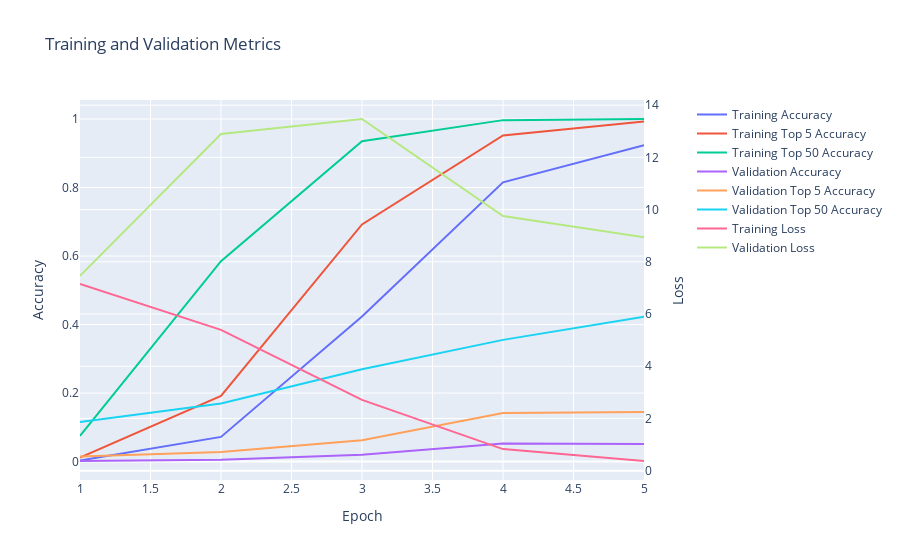

Notebook cell for this chart:
### Code cell
softmax_similarity_model.display_training_history()

### Figure 1 — Plotly figure (JSON) as saved in the notebook; plotly's stock layout.template omitted (floating-point values rounded to 4 significant figures)
{"data": [{"mode": "lines", "name": "Training Accuracy", "type": "scatter", "x": [1, 2, 3, 4, 5], "xaxis": "x", "y": [0.002877, 0.07193, 0.4238, 0.815, 0.9231, 0.9499], "yaxis": "y"}, {"mode": "lines", "name": "Training Top 5 Accuracy", "type": "scatter", "x": [1, 2, 3, 4, 5], "xaxis": "x", "y": [0.01151, 0.1915, 0.6921, 0.9519, 0.9926, 0.9967], "yaxis": "y"}, {"mode": "lines", "name": "Training Top 50 Accuracy", "type": "scatter", "x": [1, 2, 3, 4, 5], "xaxis": "x", "y": [0.0748, 0.5849, 0.9351, 0.9967, 1.0, 0.9988], "yaxis": "y"}, {"mode": "lines", "name": "Validation Accuracy", "type": "scatter", "x": [1, 2, 3, 4, 5], "xaxis": "x", "y": [0.001645, 0.004934, 0.01974, 0.05263, 0.05099, 0.05757], "yaxis": "y"}, {"mode": "lines", "name": "Validation Top 5 Accuracy", "type": "scatter", "x": [1, 2, 3, 4, 5], "xaxis": "x", "y": [0.0148, 0.02796, 0.0625, 0.1414, 0.1447, 0.1464], "yaxis": "y"}, {"mode": "lines", "name": "Validation Top 50 Accuracy", "type": "scatter", "x": [1, 2, 3, 4, 5], "xaxis": "x", "y": [0.1151, 0.1694, 0.2697, 0.3553, 0.4227, 0.4194], "yaxis": "y"}, {"mode": "lines", "name": "Training Loss", "type": "scatter", "x": [1, 2, 3, 4, 5], "xaxis": "x", "y": [7.154, 5.395, 2.709, 0.8259, 0.3703, 0.2222], "yaxis": "y2"}, {"mode": "lines", "name": "Validation Loss", "type": "scatter", "x": [1, 2, 3, 4, 5], "xaxis": "x", "y": [7.461, 12.89, 13.47, 9.755, 8.938, 9.335], "yaxis": "y2"}], "layout": {"title": {"text": "Training and Validation Metrics"}, "xaxis": {"anchor": "y", "domain": [0.0, 0.94], "title": {"text": "Epoch"}}, "yaxis": {"anchor": "x", "domain": [0.0, 1.0], "title": {"text": "Accuracy"}}, "yaxis2": {"anchor": "x", "overlaying": "y", "side": "right", "title": {"text": "Loss"}}}}
